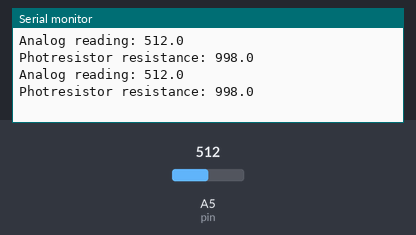
Bench run of a sketch on a simulated Arduino Uno, built with avr-gcc and run on an emulated ATmega328P. On the bench: the last lines printed to the serial monitor. The test bench sets the inputs (shaded band); at power-on: A5 (pin) = 512.

Above: at 2.8 s.
2.9 s: A5 (pin) set to 0
At 3.4 s:
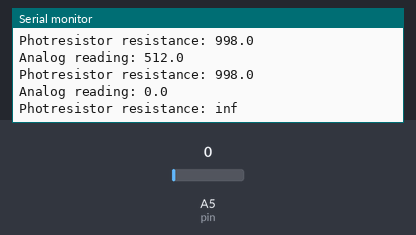
5.5 s: A5 (pin) set to 122
At 6.8 s:
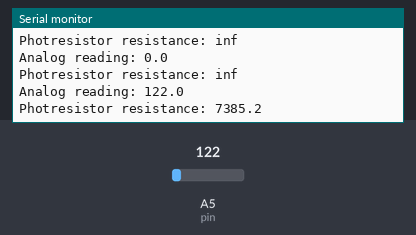
Timing chart, 0 to 8.5 s (numbered marks = the images above; inputs shaded):
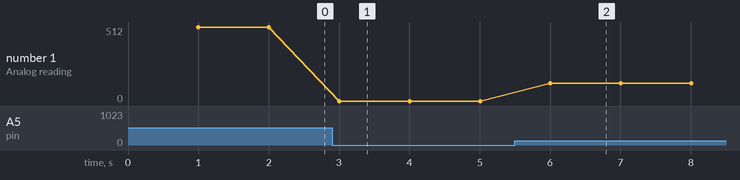

Measured:
- after the input at 2.9 s, the serial monitor: prints a new line after 0.10 s (image 1)
- after the input at 5.5 s, the serial monitor: prints a new line after 0.51 s (image 2)
- plotted number 1: 512 → 0 after the input at 2.9 s, 0 → 122 after the input at 5.5 s

The sketch:

LightIntensity.ino
```cpp
#define R 1000.0    //known resistor value in the voltage divider

int pin = A5;
float reading, rLight;    //ADC value, photoresistor resistance

void setup() {
  Serial.begin(9600);
}

void loop() {
  delay(1000);
  reading = (float)analogRead(pin);   //AD reading decreases as light intensity decreases
  //Rearranged voltage divider equation
  rLight = R * ((1023.0/reading) - 1.0);  //resistance decreases as LI increases

  Serial.print("Analog reading: ");
  Serial.println(reading, 1);
  Serial.print("Photresistor resistance: ");
  Serial.println(rLight, 1);
}
```
